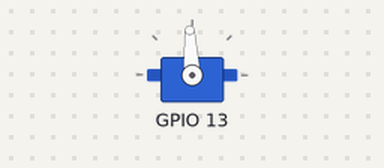
Recording of a sketch running on a simulated ESP32. Parts: servo. Servo pulses on a pin are drawn as a servo (544–2400 µs = 0–180°); what the sketch prints to the serial monitor is not drawn.

Above: at 0.05 s.
At 2.0 s:
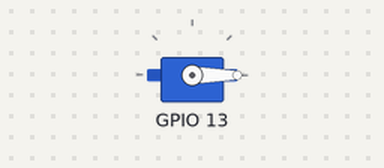
At 4.0 s:
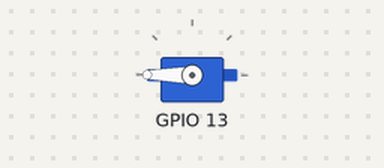
Timing chart, 0 to 5.2 s (numbered marks = the images above):
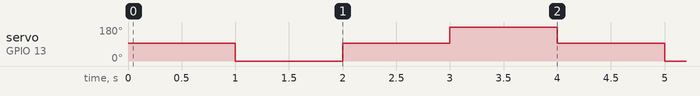

The sketch:

MCPW_SERVO.ino
```cpp
//舵机的调试程序

#include "driver/mcpwm.h"

void setup() {
  Serial.begin(115200); //这是查看窗口的方法，让窗口输出一个115200的波特率

  //用选定的MCPWM_UNIT_1来初始化gpio口
  mcpwm_gpio_init(MCPWM_UNIT_1,MCPWM1A,13);  //用的1号PWM单元,该单元中的第一组定时器，配置到!13!号管脚

  //通过mcpwm_config_t结构体为定时器设置频率和初始值   结构体部分的另一种写法
  mcpwm_config_t servo_pwm_config;
  servo_pwm_config.frequency = 50;
  servo_pwm_config.cmpr_a = 0;//初始占空比 0%
  servo_pwm_config.duty_mode = MCPWM_DUTY_MODE_0;//占空比的类型
  servo_pwm_config.counter_mode = MCPWM_UP_COUNTER;//计数器的类型

  //使用以上设置配置PWM1A
  mcpwm_init(MCPWM_UNIT_1,MCPWM_TIMER_1,&servo_pwm_config);

}

void loop() {
  Serial.println("Setting motor pwm success!");//在窗口中输出这样的一段话
  //mcpwm_stop(MCPWM_UNIT_1,MCPWM_TIMER_1);
  mcpwm_set_duty(MCPWM_UNIT_1,MCPWM_TIMER_1,MCPWM_OPR_A,7.5); //占空比取值2.5%-12.5% 7.5%是90度
  delay(1000);
  mcpwm_set_duty(MCPWM_UNIT_1,MCPWM_TIMER_1,MCPWM_OPR_A,2.5); //0度
  delay(1000);
  mcpwm_set_duty(MCPWM_UNIT_1,MCPWM_TIMER_1,MCPWM_OPR_A,7.5);
  delay(1000);
  mcpwm_set_duty(MCPWM_UNIT_1,MCPWM_TIMER_1,MCPWM_OPR_A,12.5); //180度
  delay(1000);

}
```

Measured:
- by itself, servo on GPIO 13: repeats every 4.0 s: 93° 1.0 s, 180° 1.0 s, 93° 1.0 s, 0° 1.0 s
